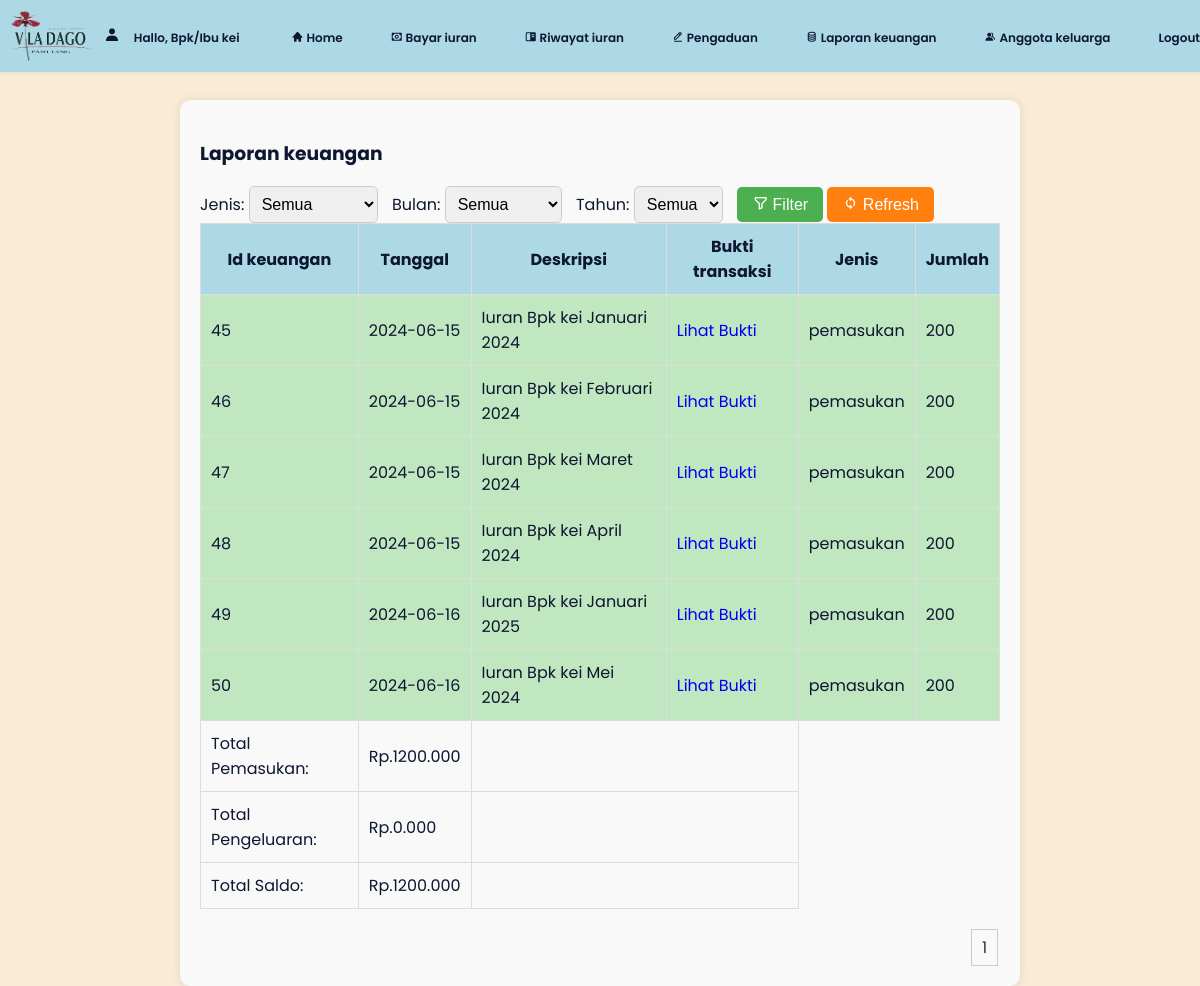
Screenshot of /warga/keuangan_warga.php (signed in) with the database file from the repository.
### tables this page shows
CREATE TABLE `keuangan` (
  `keuangan_id` int(11) NOT NULL,
  `tanggal` varchar(255) NOT NULL,
  `deskripsi` varchar(255) NOT NULL,
  `bukti` varchar(255) NOT NULL,
  `jenis` varchar(255) NOT NULL,
  `jumlah` varchar(255) NOT NULL
);

### warga/keuangan_warga.php (the view, shortened to what this page needs)
<?php
include('../database.php');
if (isset($_SESSION['nama'])) {
    $nama = $_SESSION['nama'];
} else {
    $nama = 'nama';
}
$sql = "SELECT keuangan_id, tanggal, deskripsi, jenis, jumlah, bukti FROM keuangan WHERE 1=1";
$result = $con->query($sql);
$totalPemasukan = 0;
$totalPengeluaran = 0;
$itemsPerPage = 10;
$totalRows = $result->num_rows;
$totalPages = ceil($totalRows / $itemsPerPage);
?>
<!DOCTYPE html>
<html lang="en">
<head>
	<link href='https://unpkg.com/boxicons@2.0.9/css/boxicons.min.css' rel='stylesheet'>
	<link rel="stylesheet" type="text/css" href="../styles.css">
</head>
<body>
    <header class="l-header">
            <nav class="nav bd-grid">
            <img src="../gambar/logoviladago.png" alt="" width="100px">
                <div>
                <i class='bx bxs-user'></i>
                    <a href="kelola_profil.php" class="nav__logo">Hallo, Bpk/Ibu <?php echo htmlspecialchars($nama); ?></a>
                </div>
                <div class="nav__menu" id="nav-menu">
                    <ul class="nav__list">
                        <li class="nav__item"><a href="dashboard_warga.php" class="nav__link"><i class='bx bxs-home'></i> Home</a></li>
                        <li class="nav__item"><a href="bayar_iuran.php" class="nav__link"><i class='bx bx-money'></i> Bayar iuran</a></li>
                        <li class="nav__item"><a href="riwayat_pembayaran.php" class="nav__link"><i class='bx bxs-book-content'></i> Riwayat iuran</a></li>
                        <li class="nav__item"><a href="pengaduan_warga.php" class="nav__link"><i class='bx bx-edit-alt'></i> Pengaduan</a></li>
                        <li class="nav__item"><a href="keuangan_warga.php" class="nav__link"><i class='bx bx-coin-stack'></i> Laporan keuangan</a></li>
                        <li class="nav__item"><a href="anggota_keluarga.php" class="nav__link"><i class='bx bxs-group'></i> Anggota keluarga</a></li>
                        <li class="nav__item"><a href="logout_warga.php" class="nav__link">Logout</a></li>
                    </ul>
                </div>
            </nav>
        </header>
	<section id="content">
		<main>
			<div class="table-data">
				<div class="order">
					<div class="head">
                    <h3>Laporan keuangan</h3>
					<form action="" method="GET">
                            <label for="status">Jenis:</label>
                            <select name="status" id="status">
                                <option value="">Semua</option>
                            </select>
                            <label for="bulan">Bulan:</label>
                            <select name="bulan" id="bulan">
                                <option value="">Semua</option>
                            </select>
                            <label for="tahun">Tahun:</label>
                            <select name="tahun" id="tahun">
                                <option value="">Semua</option>
                            </select>
                            <button type="submit">
                                <i class='bx bx-filter-alt'></i>
                                Filter
                            </button>
                            <button type="button" class="refresh" onclick="refreshPage()">
                                <i class='bx bx-sync'></i>
                                Refresh
                            </button>
                        </form>
					</div>
					<table>
                        <thead>
                            <tr>
                                <th>Id keuangan</th>
                                <th>Tanggal</th>
                                <th>Deskripsi</th>
                                <th>Bukti transaksi</th>
                                <th>Jenis</th>
                                <th>Jumlah</th>
                            </tr>
                        </thead>
                        <tbody>
                            <?php
                            if ($result->num_rows > 0) {
                                while($row = $result->fetch_assoc()) {
                                    $rowClass = $row["jenis"] == "pemasukan" ? "pemasukan" : "pengeluaran";
                                    echo "<tr class='$rowClass'><td>" . $row["keuangan_id"] . "</td><td>" . $row["tanggal"] . "</td><td>" . $row["deskripsi"] . "</td><td><a href='" . $row["bukti"] . "'>Lihat Bukti</a></td><td>" . $row["jenis"] . "</td><td>" . $row["jumlah"] . "</td></tr>";
                                    if ($row["jenis"] == "pemasukan") {
                                        $totalPemasukan += (int)$row["jumlah"];
                                    } else {
                                        $totalPengeluaran += (int)$row["jumlah"];
                                    }
                                }
                            } else {
                                echo "0 results";
                            }
                            ?>
                            <tr>
                                <td>Total Pemasukan:</td>
                                <td>Rp.<?php echo $totalPemasukan; ?>.000</td>
                                <td colspan="2"></td>
                            </tr>
                            <tr>
                                <td>Total Pengeluaran:</td>
                                <td>Rp.<?php echo $totalPengeluaran; ?>.000</td>
                                <td colspan="2"></td>
                            </tr>
                            <tr>
                                <td>Total Saldo:</td>
                                <td>Rp.<?php echo $totalPemasukan - $totalPengeluaran; ?>.000</td>
                                <td colspan="2"></td>
                            </tr>
                        </tbody>
                    </table>
					<?php
						echo "<div class='pagination'>";
						for ($i = 1; $i <= $totalPages; $i++) {
							echo "<a href='keuangan_warga.php?page=$i'>$i</a>";
						}
						echo "</div>";
						?>
				</div>
			</div>
		</main>
	</section>
</body>
</html>

### styles.css (style rules this page uses)
:root { --header-height: 3rem; --font-semi: 600; --hue-color: 224; --first-color: hsl(var(--hue-color), 89%, 60%); --second-color: hsl(var(--hue-color), 56%, 12%); --body-font: "Poppins", sans-serif; --big-font-size: 2rem; --h2-font-size: 1.25rem; --normal-font-size: .938rem; --smaller-font-size: .75rem; --mb-2: 1rem; --mb-4: 2rem; --mb-5: 2.5rem; --mb-6: 3rem; --z-back: -10; --z-fixed: 100; }
@media screen and (min-width: 968px) { :root { --big-font-size: 3.5rem; --h2-font-size: 2rem; --normal-font-size: 1rem; --smaller-font-size: .875rem; } }
html { scroll-behavior: smooth; }
body { margin: var(--header-height) 0 0 0; font-family: var(--body-font); font-size: var(--normal-font-size); color: var(--second-color); background-color: antiquewhite; }
ul { margin: 0; padding: 0; list-style: none; }
a { text-decoration: none; }
img { max-width: 100%; height: 75px; display: block; }
.bd-grid { max-width: 1205px; display: grid; margin-left: var(--mb-2); margin-right: var(--mb-2); }
.l-header { width: 100%; position: fixed; top: 0; left: 0; z-index: var(--z-fixed); background-color: lightblue; box-shadow: 0 1px 4px rgba(146, 161, 176, 0.15); }
.nav { height: var(--header-height); display: flex; justify-content: space-between; align-items: center; font-weight: var(--font-semi); }
.nav__item { margin-bottom: var(--mb-4); }
.nav__link { position: relative; color: #fff; }
.nav__logo { color: var(--second-color); }
@media screen and (min-width: 768px) { body { margin: 0; } }
@media screen and (min-width: 768px) { .nav { height: calc(var(--header-height) + 1.5rem); } }
@media screen and (min-width: 768px) { .nav__list { display: flex; padding-top: 0; } }
@media screen and (min-width: 768px) { .nav__item { margin-left: var(--mb-6); margin-bottom: 0; } }
@media screen and (min-width: 768px) { .nav__link { color: var(--second-color); } }
@media screen and (min-width: 992px) { .bd-grid { margin-left: auto; margin-right: auto; } }

### warga/keuangan_warga.php (style rules this page uses)
table { width: 100%; border-collapse: collapse; }
.table-data { margin-top: 100px; }
th, td { padding: 10px; border: 1px solid #ddd; }
th { background-color: lightblue; }
.pemasukan { background-color: #c1e7c1; }
.pagination { margin-top: 20px; text-align: right; }
.pagination a { display: inline-block; padding: 5px 10px; margin: 0 2px; border: 1px solid #ccc; text-decoration: none; color: #333; }
select { padding: 8px; border-radius: 5px; border: 1px solid #ccc; font-size: 16px; margin-right: 10px; }
button { padding: 8px 15px; border: none; border-radius: 5px; background-color: #4CAF50; color: white; font-size: 16px; cursor: pointer; }
button.refresh { padding: 8px 15px; border: none; border-radius: 5px; background-color: #ff7f0f; color: white; font-size: 16px; cursor: pointer; }
.order { background-color: #f9f9f9; padding: 20px; border-radius: 10px; box-shadow: 0 0 10px rgba(0, 0, 0, 0.1); width: 70%; margin: 0 auto; overflow-x: auto; }
.nav__link { font-size: 12px; }
.nav__logo { font-size: 12px; margin-left: 10px; }

### rows the page displays
keuangan: keuangan_id "45", tanggal "2024-06-15", deskripsi "Iuran Bpk kei Januari 2024", jenis "pemasukan", jumlah "200"
keuangan: keuangan_id "46", tanggal "2024-06-15", deskripsi "Iuran Bpk kei Februari 2024", jenis "pemasukan", jumlah "200"
keuangan: keuangan_id "47", tanggal "2024-06-15", deskripsi "Iuran Bpk kei Maret 2024", jenis "pemasukan", jumlah "200"
keuangan: keuangan_id "48", tanggal "2024-06-15", deskripsi "Iuran Bpk kei April 2024", jenis "pemasukan", jumlah "200"
keuangan: keuangan_id "49", tanggal "2024-06-16", deskripsi "Iuran Bpk kei Januari 2025", jenis "pemasukan", jumlah "200"
keuangan: keuangan_id "50", tanggal "2024-06-16", deskripsi "Iuran Bpk kei Mei 2024", jenis "pemasukan", jumlah "200"

### other values shown
$nama "kei"
$totalPemasukan "1200"
$totalPengeluaran "0"
$totalPemasukan - $totalPengeluaran "1200"
